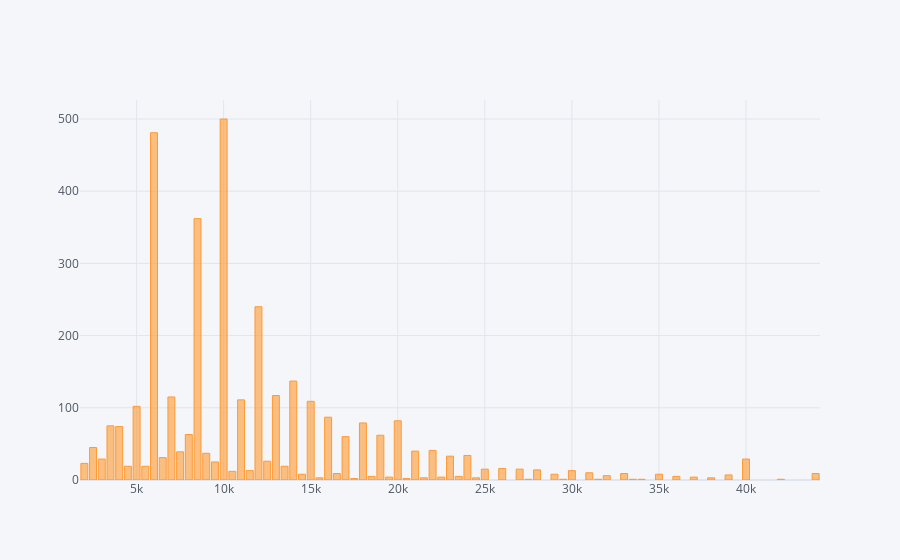

The cell this chart's notebook holds for it:
### Code cell
d.loan_amount.value_counts().iplot(kind='bar')

### Figure 1 — Plotly figure (JSON) as saved in the notebook; plotly's stock layout.template omitted (floating-point values rounded to 4 significant figures)
{"data": [{"marker": {"color": "rgba(255, 153, 51, 0.6)", "line": {"color": "rgba(255, 153, 51, 1.0)", "width": 1}}, "name": "loan_amount", "orientation": "v", "text": "", "type": "bar", "x": [10000, 6000, 8500, 12000, 14000, 13000, 7000, 11000, 15000, 5000, 16000, 20000, 18000, 3500, 4000, 8000, 19000, 17000, 2500, 22000, 21000, 7500, 9000, 24000, 23000, 6500, 40000, 3000, 12500, 9500, 2000, 4500, 5500, 13500, 26000, 25000, 27000, 28000, 11500, 30000, 10500, 31000, 44000, 16500, 33000, 35000, 29000, 14500, 39000, 32000, 18500, 23500, 36000, 37000, 22500, 19500, 38000, 24500, 21500, 15500, 20500, 17500, 31500, 33500, 34000, 27500, 29500, 42000], "y": [500, 481, 362, 240, 137, 117, 115, 111, 109, 102, 87, 82, 79, 75, 74, 63, 62, 60, 45, 41, 40, 39, 37, 34, 33, 31, 29, 29, 26, 25, 23, 19, 19, 19, 16, 15, 15, 14, 13, 13, 12, 10, 9, 9, 9, 8, 8, 8, 7, 6, 5, 5, 5, 4, 4, 4, 3, 3, 3, 3, 2, 2, 1, 1, 1, 1, 1, 1]}], "layout": {"legend": {"bgcolor": "#F5F6F9", "font": {"color": "#4D5663"}}, "paper_bgcolor": "#F5F6F9", "plot_bgcolor": "#F5F6F9", "title": {"font": {"color": "#4D5663"}}, "xaxis": {"gridcolor": "#E1E5ED", "showgrid": true, "tickfont": {"color": "#4D5663"}, "title": {"font": {"color": "#4D5663"}, "text": ""}, "zerolinecolor": "#E1E5ED"}, "yaxis": {"gridcolor": "#E1E5ED", "showgrid": true, "tickfont": {"color": "#4D5663"}, "title": {"font": {"color": "#4D5663"}, "text": ""}, "zerolinecolor": "#E1E5ED"}}}
